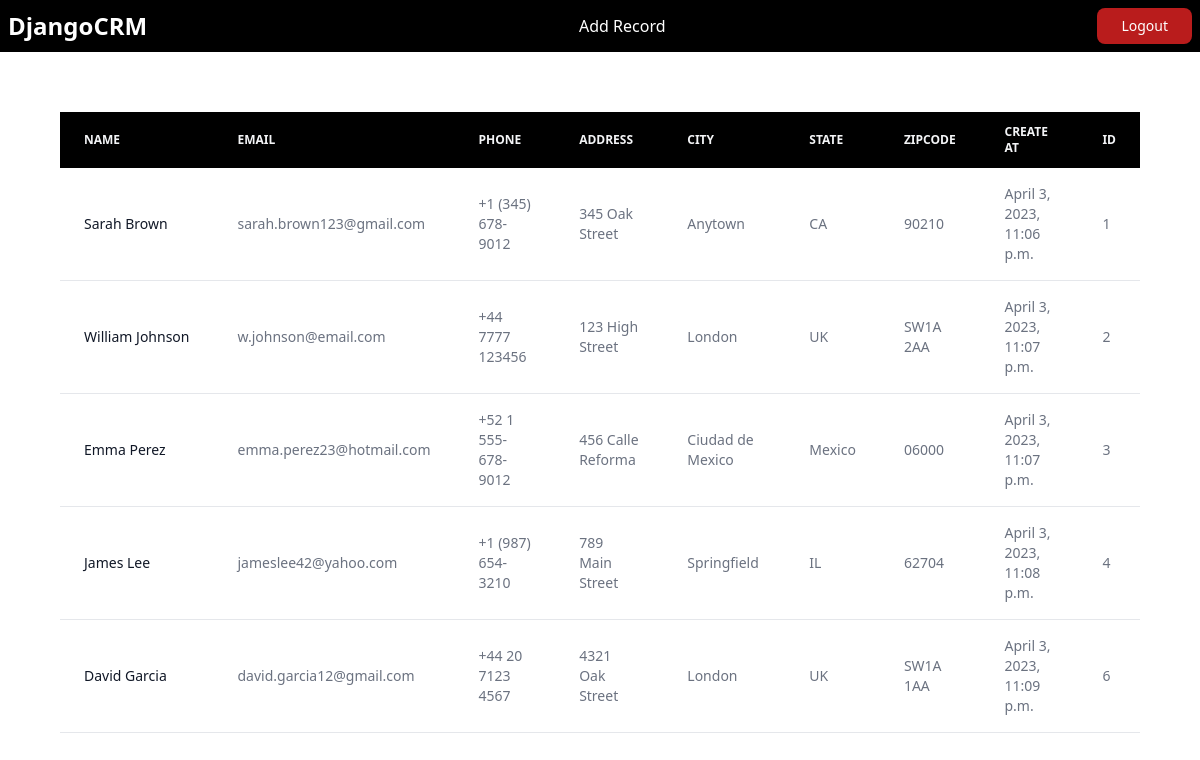
The app's page / (signed in) with its own data.
### website/models.py (models this page shows, shortened)
class Record(models.Model):
    created_at = models.DateTimeField(auto_now_add=True)
    first_name = models.CharField(max_length=50)
    last_name = models.CharField(max_length=50)
    email = models.CharField(max_length=100)
    phone = models.CharField(max_length=20)
    address = models.CharField(max_length=100)
    city = models.CharField(max_length=50)
    state = models.CharField(max_length=50)
    zipcode = models.CharField(max_length=20)

### website/views.py (the view)
# urls.py: path('', views.home, name='home'),
def home(request):
    records = Record.objects.all()
    if request.method == 'POST':
        username = request.POST['username']
        password = request.POST['password']
        user = authenticate(request, username=username, password=password)
        if user is not None:
            login(request, user)
            messages.success(request, "You Have Been Logged In")
            return redirect('home')
        else:
            messages.success(request, "There was an error! Please try again")
            return(redirect('home'))
    else:
        return render(request, 'home.html', {'records':records})

### website/templates/home.html (shortened to what this page needs)
{% include 'base.html' %}
{% block content %}
{% if user.is_authenticated %}
<div class="m-[5%]">
    {% include 'table.html' %}
</div>
{% endif %}
{% endblock %}

### website/templates/table.html
<div class="relative overflow-x-auto">
    <table class="w-full text-sm text-left text-gray-500 dark:text-gray-400">
        <thead class="text-xs text-gray-100 uppercase bg-black">
            <tr>
                <th scope="col" class="px-6 py-3">
                    Name
                </th>
                <th scope="col" class="px-6 py-3">
                    Email
                </th>
                <th scope="col" class="px-6 py-3">
                    Phone
                </th>
                <th scope="col" class="px-6 py-3">
                    Address
                </th>
                <th scope="col" class="px-6 py-3">
                    City
                </th>
                <th scope="col" class="px-6 py-3">
                    State
                </th>
                <th scope="col" class="px-6 py-3">
                    Zipcode
                </th>
                <th scope="col" class="px-6 py-3">
                    Create at
                </th>
                <th scope="col" class="px-6 py-3">
                    Id
                </th>
            </tr>
        </thead>
        <tbody>
        {% if records %}
            {% for record in records %}
            <tr class="bg-white border-b dark:bg-gray-800 dark:border-gray-700">
                <th scope="row" class="px-6 py-4 font-medium text-gray-900 whitespace-nowrap dark:text-white">
                <a href="{% url 'record' record.id %}">
                    {{ record.first_name }} {{ record.last_name }}
                </a>
                </th>
                <td class="px-6 py-4">
                    {{ record.email }}
                </td>
                <td class="px-6 py-4">
                    {{ record.phone }}
                </td>
                <td class="px-6 py-4">
                    {{ record.address }}
                </td>
                <td class="px-6 py-4">
                    {{ record.city }}
                </td>
                <td class="px-6 py-4">
                    {{ record.state }}
                </td>
                <td class="px-6 py-4">
                    {{ record.zipcode }}
                </td>
                <td class="px-6 py-4">
                    {{ record.created_at }}
                </td>
                <td class="px-6 py-4">
                    {{ record.id }}
                </td>
            </tr>
            {% endfor %}
        {% endif %}
        </tbody>
    </table>
</div>

### records on screen
Record: first_name "Sarah", last_name "Brown", email "sarah.brown123@gmail.com", phone "+1 (345) 678-9012", address "345 Oak Street", city "Anytown", state "CA", zipcode "90210", created_at "April 3, 2023, 11:06 p.m.", id "1"
Record: first_name "William", last_name "Johnson", email "w.johnson@email.com", phone "+44 7777 123456", address "123 High Street", city "London", state "UK", zipcode "SW1A 2AA", created_at "April 3, 2023, 11:07 p.m.", id "2"
Record: first_name "Emma", last_name "Perez", email "emma.perez23@hotmail.com", phone "+52 1 555-678-9012", address "456 Calle Reforma", city "Ciudad de Mexico", state "Mexico", zipcode "06000", created_at "April 3, 2023, 11:07 p.m.", id "3"
Record: first_name "James", last_name "Lee", email "jameslee42@yahoo.com", phone "+1 (987) 654-3210", address "789 Main Street", city "Springfield", state "IL", zipcode "62704", created_at "April 3, 2023, 11:08 p.m.", id "4"
Record: first_name "David", last_name "Garcia", email "david.garcia12@gmail.com", phone "+44 20 7123 4567", address "4321 Oak Street", city "London", state "UK", zipcode "SW1A 1AA", created_at "April 3, 2023, 11:09 p.m.", id "6"
